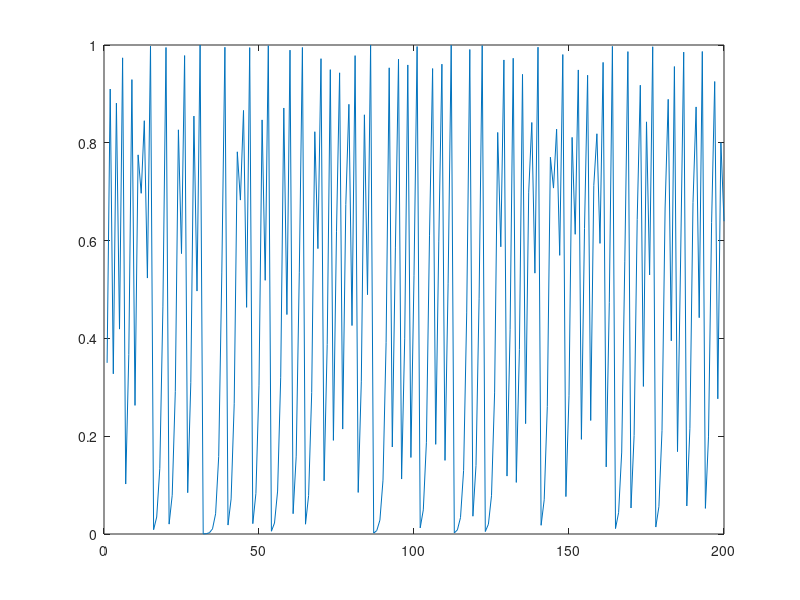

The MATLAB source for this figure:
p = 0.35;       % first data point
x = 1;

% Remaining 199 data point (2 is inclusive)
for i = 2:200
    x(end+1) = i;
    n = 4* p(end) *(1- p(end) );
    p(end+1) = n;
end
plot(x,p);
p = p.';
save dataSequence.mat p